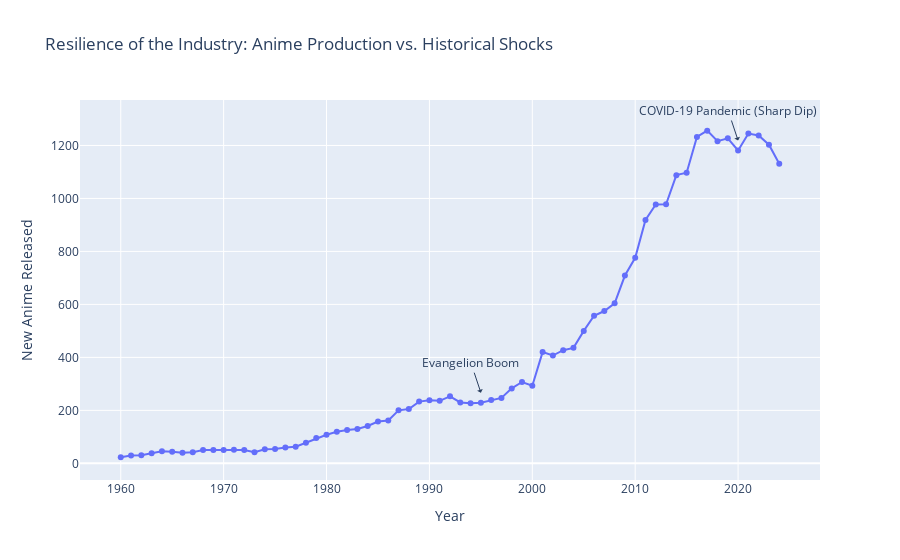

The cell this chart's notebook holds for it:
### Markdown cell above
### Do real-world events change the number of anime in production?

### Code cell
# Count anime starts per year
timeline = anime_clean['start_year'].value_counts().sort_index().reset_index()
timeline.columns = ['Year', 'Count']

# Filter for the modern era (1960+) to avoid the empty early years
timeline = timeline[timeline['Year'] >= 1960].copy()
timeline = timeline[timeline["Year"] <= 2024]

# --- LINE CHART (Anime Production vs. Historical Shocks) ---
fig = px.line(
    timeline,
    x='Year',
    y='Count',
    title='Resilience of the Industry: Anime Production vs. Historical Shocks',
    labels={'Count': 'New Anime Released'},
    markers=True
)

# --- ANNOTATIONS ---
# Adding context to the data points
fig.add_annotation(x=2020, y=timeline.loc[timeline["Year"]==2020, "Count"].iloc[0],
                   text="COVID-19 Pandemic (Sharp Dip)", showarrow=True, arrowhead=1, yshift=10)

fig.add_annotation(x=1995, y=timeline.loc[timeline["Year"]==1995, "Count"].iloc[0],
                   text="Evangelion Boom", showarrow=True, arrowhead=1, yshift=10)


fig.update_layout(hovermode="x unified")
fig.show()

### Figure 1 — Plotly figure (JSON) as saved in the notebook; plotly's stock layout.template omitted (floating-point values rounded to 4 significant figures)
{"data": [{"hovertemplate": "Year=%{x}<br>New Anime Released=%{y}<extra></extra>", "legendgroup": "", "line": {"color": "#636efa", "dash": "solid"}, "marker": {"symbol": "circle"}, "mode": "lines+markers", "name": "", "orientation": "v", "showlegend": false, "type": "scatter", "x": [1960, 1961, 1962, 1963, 1964, 1965, 1966, 1967, 1968, 1969, 1970, 1971, 1972, 1973, 1974, 1975, 1976, 1977, 1978, 1979, 1980, 1981, 1982, 1983, 1984, 1985, 1986, 1987, 1988, 1989, 1990, 1991, 1992, 1993, 1994, 1995, 1996, 1997, 1998, 1999, 2000, 2001, 2002, 2003, 2004, 2005, 2006, 2007, 2008, 2009, 2010, 2011, 2012, 2013, 2014, 2015, 2016, 2017, 2018, 2019, 2020, 2021, 2022, 2023, 2024], "xaxis": "x", "y": [23, 30, 31, 38, 46, 44, 40, 42, 50, 50, 50, 51, 50, 42, 53, 54, 60, 63, 78, 96, 108, 119, 126, 130, 141, 158, 162, 200, 205, 233, 238, 236, 253, 230, 227, 229, 239, 247, 283, 307, 293, 420, 407, 427, 436, 500, 557, 575, 604, 709, 776, 919, 977, 978, 1088, 1097, 1232, 1256, 1216, 1227, 1181, 1245, 1238, 1203, 1131], "yaxis": "y"}], "layout": {"annotations": [{"arrowhead": 1, "showarrow": true, "text": "COVID-19 Pandemic (Sharp Dip)", "x": 2020, "y": 1181, "yshift": 10}, {"arrowhead": 1, "showarrow": true, "text": "Evangelion Boom", "x": 1995, "y": 229, "yshift": 10}], "hovermode": "x unified", "legend": {"tracegroupgap": 0}, "title": {"text": "Resilience of the Industry: Anime Production vs. Historical Shocks"}, "xaxis": {"anchor": "y", "domain": [0, 1], "title": {"text": "Year"}}, "yaxis": {"anchor": "x", "domain": [0, 1], "title": {"text": "New Anime Released"}}}}
